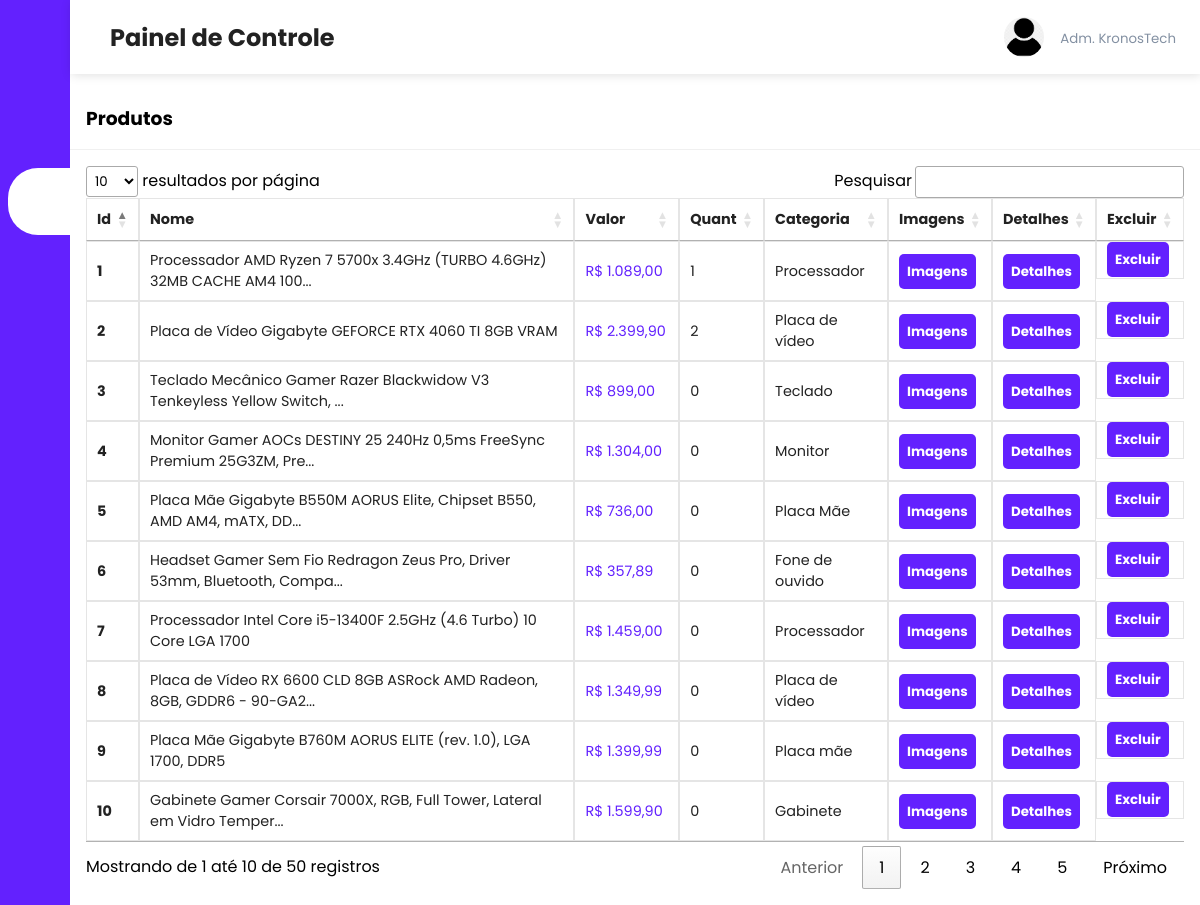
/admin/products.php, run on the app's committed database.
### tables this page shows
CREATE TABLE `products` (
  `product_id` int(11) NOT NULL,
  `product_name` varchar(100) NOT NULL,
  `product_category` varchar(108) NOT NULL,
  `product_description` varchar(255) NOT NULL,
  `product_image` varchar(255) NOT NULL,
  `product_image2` varchar(255) DEFAULT NULL,
  `product_image3` varchar(255) DEFAULT NULL,
  `product_image4` varchar(255) DEFAULT NULL,
  `product_price` decimal(8,2) NOT NULL,
  `product_cname` varchar(101) NOT NULL,
  `product_quant` int(100) NOT NULL
);

### admin/products.php (the view, shortened to what this page needs)
<?php include('header.php'); ?>
<?php
include('../server/connection.php');
$stmt2 = $conn->prepare("SELECT * FROM products");
$stmt2->execute();
$products = $stmt2->get_result();
?>
<div class="recent-grid">
    <div class="projects">
        <div class="card">
            <div class="card-header">
                <h3>Produtos</h3>
            </div>
            <div class="card-body">
                <div class="table-responsive">
                <table width="100%" class="orders-table" id="tabelaOrdenada">
                    <thead>
                        <tr>
                            <td>Id</td>
                            <td>Nome</td>
                            <td>Valor</td>
                            <td>Quant</td>
                            <td>Categoria</td>
                            <td>Imagens</td>
                            <td>Detalhes</td>
                            <td>Excluir</td>
                        </tr>
                    </thead>
                    <tbody>
                        <?php while($product = $products->fetch_assoc()) { ?>
                            <tr>
                                <td><strong><?php echo $product['product_id']; ?></strong></td>
                                <td><?php echo strlen($product['product_name']) > 70 ? substr($product['product_name'], 0, 70) . '...' : $product['product_name']; ?></td>
                                <td style="color: #6221fe;"><?php echo 'R$ ' . number_format($product['product_price'], 2, ',', '.'); ?></td>
                                <td><?php echo $product['product_quant']; ?></td>
                                <td><?php echo $product['product_category']; ?></td>
                                <td><button><a class="btn btn-primary" href="edit_images.php?product_id=<?php echo $product['product_id']; ?>&product_name=<?php echo $product['product_name']; ?>">Imagens</a></button></td>
                                <td><button><a class="btn btn-primary" href="edit_product.php?product_id=<?php echo $product['product_id']; ?>">Detalhes</a></button></td>
                                <td><button><a class="btn btn-primary" href="#" onclick="confirmDelete(<?php echo $product['product_id']; ?>)">Excluir</a></button></td>
                            </tr>
                        <?php } ?>
                    </tbody>
                </table>
                </div>
            </div>
        </div>
    </div>
</div>
</body>
</html>

### admin/styles.css (style rules this page uses)
:root { --main-color: #6321fe; --color-dark: #1d2231; --text-grey: #8390a2; }
* { padding: 0; margin: 0; box-sizing: border-box; list-style-type: none; text-decoration: none; font-family: "Poppins", sans-serif; }
.recent-grid { margin-top: 5.5rem; }
.card { background: #fff; border-radius: 5px; }
.card-header, .card-body { padding: 1rem; }
.card-header { display: flex; justify-content: space-between; align-items: center; border-bottom: 1px solid #f0f0f0; font-weight: bold; }
table { border-collapse: collapse; }
thead tr { border-top: 2px solid rgba(0, 0, 0, 0.3); border-bottom: 2px solid rgba(0, 0, 0, 0.3) }
.orders-table td { border: 1px solid rgba(0, 0, 0, 0.10); padding: 8px; text-align: left; }
thead td { font-weight: 700; }
td { padding: 0.5rem 1rem; font-size: 0.9rem; color: #222; }
tr td:last-child { display: flex; align-items: center; }
.table-responsive { width: 100%; overflow-x: auto; }
.btn { background-color: #6321fe; color: #fff; padding: 8px; border-radius: 5px; border: none; font-weight: bold; transition: 0.4s ease; }
button { border: none; }

### data on the page
products: product_id "1", product_name "Processador AMD Ryzen 7 5700x 3.4GHz (TURBO 4.6GHz) 32MB CACHE AM4 100", product_price "1.089,00", product_quant "1", product_category "Processador"
products: product_id "2", product_name "Placa de Vídeo Gigabyte GEFORCE RTX 4060 TI 8GB VRAM", product_price "2.399,90", product_quant "2", product_category "Placa de vídeo"
products: product_id "3", product_name "Teclado Mecânico Gamer Razer Blackwidow V3 Tenkeyless Yellow Switch,", product_price "899,00", product_quant "0", product_category "Teclado"
products: product_id "4", product_name "Monitor Gamer AOCs DESTINY 25 240Hz 0,5ms FreeSync Premium 25G3ZM, Pre", product_price "1.304,00", product_quant "0", product_category "Monitor"
products: product_id "5", product_name "Placa Mãe Gigabyte B550M AORUS Elite, Chipset B550, AMD AM4, mATX, DD", product_price "736,00", product_quant "0", product_category "Placa Mãe"
products: product_id "6", product_name "Headset Gamer Sem Fio Redragon Zeus Pro, Driver 53mm, Bluetooth, Compa", product_price "357,89", product_quant "0", product_category "Fone de ouvido"
products: product_id "7", product_name "Processador Intel Core i5-13400F 2.5GHz (4.6 Turbo) 10 Core LGA 1700", product_price "1.459,00", product_quant "0", product_category "Processador"
products: product_id "8", product_name "Placa de Vídeo RX 6600 CLD 8GB ASRock AMD Radeon, 8GB, GDDR6 - 90-GA2", product_price "1.349,99", product_quant "0", product_category "Placa de vídeo"
products: product_id "9", product_name "Placa Mãe Gigabyte B760M AORUS ELITE (rev. 1.0), LGA 1700, DDR5", product_price "1.399,99", product_quant "0", product_category "Placa mãe"
products: product_id "10", product_name "Gabinete Gamer Corsair 7000X, RGB, Full Tower, Lateral em Vidro Temper", product_price "1.599,90", product_quant "0", product_category "Gabinete"
